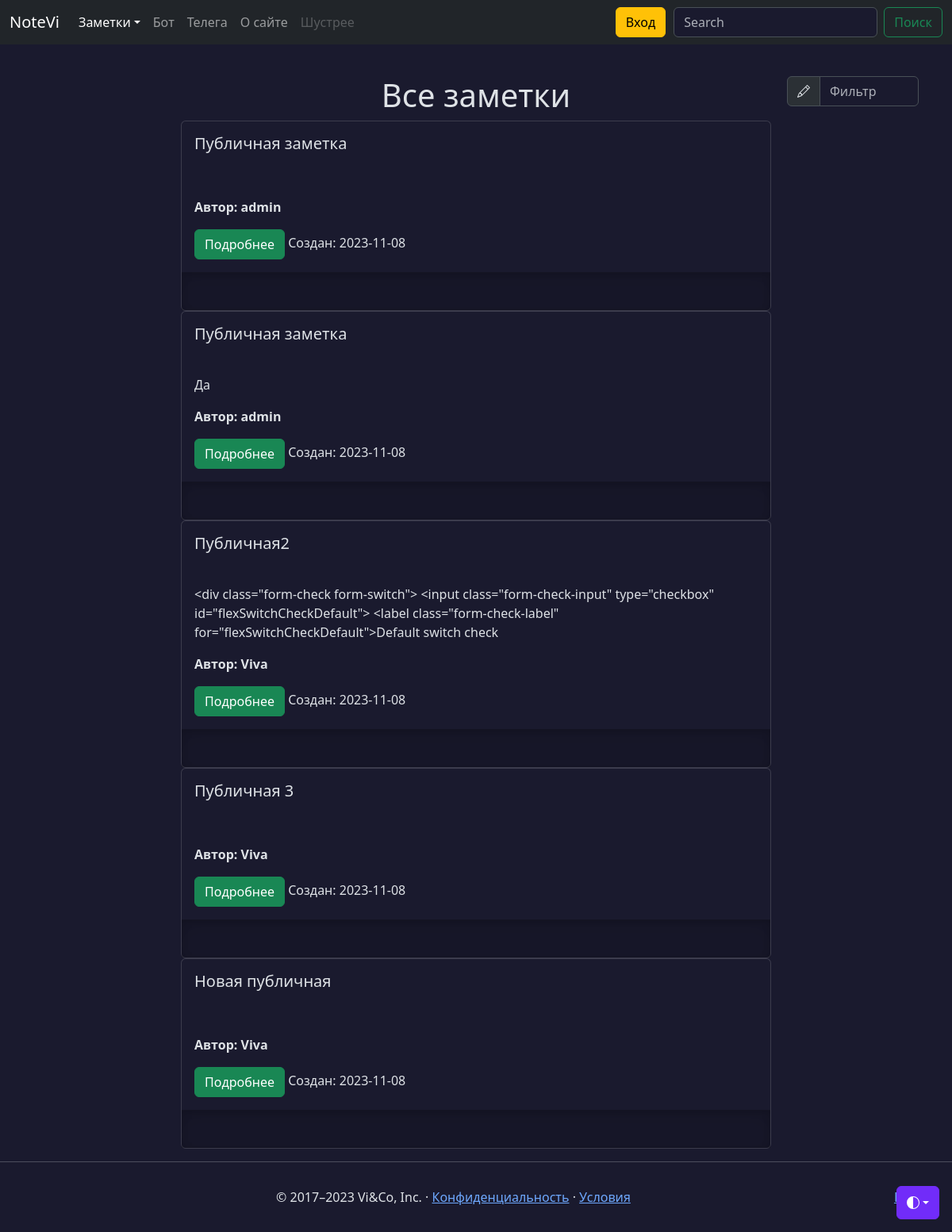
/notes/public, run on the app's committed database.
### models.py (models this page shows, shortened)
class Note(db.Model):
    id = db.Column(db.Integer, primary_key=True)
    title = db.Column(db.String(100), nullable=False, default=' ')
    intro = db.Column(db.String(200), nullable=False, default=' ')
    text = db.Column(db.Text, nullable=False, default=' ')
    user_id = db.Column(db.Integer,
                        db.ForeignKey('user.id'),
                        nullable=False,
                        default=1)
    data = db.Column(db.Date, nullable=False, default=datetime.utcnow)
    favorites = db.relationship('User',
                                secondary='favorites',
                                backref=db.backref('favorite_notes',
                                                   lazy=True),
                                lazy='subquery')
    public = db.Column(db.String(8), default=None)

class User(db.Model, UserMixin):
    __tablename__ = 'user'
    id = db.Column(db.Integer, primary_key=True)
    username = db.Column(
        db.String(64), index=True, unique=True, nullable=False
    )
    email = db.Column(db.String(120), index=True, unique=True, nullable=False)
    password_hash = db.Column(db.String(128), nullable=False)
    notes = db.relationship('Note', backref='author', lazy='dynamic')
    created_on = db.Column(db.DateTime(), default=datetime.utcnow)
    updated_on = db.Column(
        db.DateTime(), default=datetime.utcnow, onupdate=datetime.utcnow
    )

### views/notes.py (the view)
@app.route('/notes/public')
def public():
    endpoint = request.endpoint
    notes = Note.query.filter_by(public='on').order_by(Note.data.desc()).all()
    return render_template('notes.html', notes=notes, endpoint=endpoint)

### templates/notes.html (shortened to what this page needs)
{% extends 'base.html' %}
{% block content %}
{% if endpoint == 'public' or current_user.is_authenticated %}
<div class="container mt-5">
    <div class="row justify-content-md-center">
    <div class="col col-lg-2">
    </div>
    <div class="col align-self-center">
      {% if notes|length > 0 %}
        <h1 style="text-align: center;">Все заметки</h1>
      {% endif %}
    </div>
    <div class="col col-lg-2">
      <div class="input-group">
        <span class="input-group-text" id="basic-addon1">
        </span>
        <input type="text" class="form-control" placeholder="Фильтр" aria-label="Фильтр" aria-describedby="basic-addon1" id="filterInput">
      </div>
    </div>
  </div>
  {% if notes|length > 0 %}
    {% for note in notes %}
      <div class="card container col-lg-8 p-0">
        <div class="card-body container">
          <h5 class="card-title col-8">{{ note.title }}</h5>
        </div>
        <div class="card-body container">
          <p class="card-text row-md">{{ note.intro }}</p>
          <p><b>Автор: {{ note.author.username }}</b></p>
          <a href="/notes/{{ note.id }}" class="btn btn-success" data-toggle="button" aria-pressed="false" autocomplete="off">
              Подробнее
          </a>
          <note class="date col">Cоздан: {{ note.data }}</note>
        </div>
        <div class="b-example-divider" style="width: 100%;"></div>
      </div>
    {% endfor %}
  {% endif %}
</div>
{% else %}
<div class="container mt-5">
  <h1 style="text-align: center;">Войдите или зарегистрируйтесь</h1>
</div>
{% endif %}
{% endblock %}

### templates/base.html (shortened to what this page needs)
<!DOCTYPE html>
<html lang="ru" data-bs-theme="dark">
<head>
    <link rel="stylesheet" href="https://cdn.jsdelivr.net/npm/@docsearch/css@3">
    <link rel="stylesheet" href="{{ url_for('static', filename='css/main.css')}}" rel="stylesheet">
    <link rel="stylesheet" href="{{ url_for('static', filename='css/drop-menu.css')}}" rel="stylesheet">
    <link href="{{ url_for('static', filename='css/base.css')}}" rel="stylesheet">
</head>
<body>
  <div clss="wrapper">
    {% include 'includes/dropdown_light.html' %}
    {% include 'includes/header.html' %}
    <main class="main">
      {% block content %} {% endblock %}
    </main>
    {% include 'includes/footer.html' %}
  </div>
</body>
</html>

### templates/includes/dropdown_light.html (shortened to what this page needs)
<div class="dropdown position-fixed bottom-0 end-0 mb-3 me-3 bd-mode-toggle">
  <button class="btn btn-bd-primary py-2 dropdown-toggle d-flex align-items-center"
          id="bd-theme"
          type="button"
          aria-expanded="false"
          data-bs-toggle="dropdown"
          aria-label="Toggle theme (auto)">
    <svg class="bi my-1 theme-icon-active" width="1em" height="1em"><use href="#circle-half"></use></svg>
  </button>
</div>

### templates/includes/header.html (shortened to what this page needs)
<header data-bs-theme="dark">
  <nav class="navbar navbar-expand-md navbar-dark fixed-top bg-dark">
    <div class="container-fluid">
      <a class="navbar-brand" href="{{ url_for('index') }}">NoteVi</a>
      <div class="collapse navbar-collapse" id="navbarCollapse">
        <ul class="navbar-nav me-auto mb-2 mb-md-0">
          <li class="nav-item">
          {% if current_user.is_authenticated %}
          <div class="dropdown">
            <a class="nav-link active dropdown-toggle show" id="dropdownMenuButton5" data-bs-toggle="dropdown" aria-haspopup="true" aria-expanded="true" aria-current="page">Заметки</a>
              <div class="dropdown-menu dropdown-menu-end" aria-labelledby="dropdownMenuButton5" data-popper-placement="bottom-end">
                <a class="dropdown-item" href="{{ url_for('notes') }}">Все заметки</a>
                <a class="dropdown-item" href="{{ url_for('favorites') }}">Избранные</a>
                <a class="dropdown-item" href="{{ url_for('public') }}">Публичные заметки</a>
              </div>
          </div>
          </li>
          {% else %}
            <div class="dropdown">
              <a class="nav-link active dropdown-toggle show" id="dropdownMenuButton5" data-bs-toggle="dropdown" aria-haspopup="true" aria-expanded="true" aria-current="page">Заметки</a>
            </div>
          {% endif %}
          <li class="nav-item">
            <a class="nav-link" href="#">Бот</a>
          </li>
          <li class="nav-item">
            <a class="nav-link" href="#">Телега</a>
          <li class="nav-item">
          {% if endpoint != 'about' %}
            <a class="nav-link" href="{{ url_for('about') }}">О сайте</a>
          </li>
          {% endif %}
          <li class="nav-item">
            <a class="nav-link disabled" aria-disabled="true">Шустрее</a>
          </li>
        </ul>
        {% if current_user.is_authenticated %}
          <a href="/create_note" class="btn btn-warning mb-2 mb-md-0" style="margin-right: 10px;">Новая заметка</a>
        {% else %}
          <a href="/login" class="btn btn-warning mb-2 mb-md-0" style="margin-right: 10px;">Вход</a>
        {% endif %}
        <form class="d-flex" role="search">
          <input class="form-control me-2" type="search" placeholder="Search" aria-label="Search">
          <button class="btn btn-outline-success" type="submit">Поиск</button>
        </form>
      </div>
    </div>
  </nav>
</header>

### templates/includes/footer.html (shortened to what this page needs)
<hr class="featurette-divider">
<footer class="page-footer">
  <p class="float-end"><a href="#">Наверх</a></p>
  <p>© 2017–2023 Vi&Co, Inc. · <a href="#">Конфиденциальность</a> · <a href="#">Условия</a></p>
</footer>

### static/css/drop-menu.css (style rules this page uses)
.dropdown { position: relative; display: inline-block; }

### static/css/base.css (style rules this page uses)
body { padding-top: 3rem; color: rgb(var(--bs-tertiary-color-rgb)); display: flex; flex-direction: column; height: 100%; }
.page-footer { padding: 1rem; text-align: center; }
.main { flex: 1 1 auto; }
.b-example-divider { width: 100%; height: 3rem; background-color: rgba(0, 0, 0, .1); border: solid rgba(0, 0, 0, .15); border-width: 1px 0; box-shadow: inset 0 .5em 1.5em rgba(0, 0, 0, .1), inset 0 .125em .5em rgba(0, 0, 0, .15); }
.bi { vertical-align: -.125em; fill: currentColor; }
.btn-bd-primary { --bd-violet-bg: #712cf9; --bd-violet-rgb: 112.520718, 44.062154, 249.437846; --bs-btn-font-weight: 600; --bs-btn-color: var(--bs-white); --bs-btn-bg: var(--bd-violet-bg); --bs-btn-border-color: var(--bd-violet-bg); --bs-btn-hover-color: var(--bs-white); --bs-btn-hover-bg: #6528e0; --bs-btn-hover-border-color: #6528e0; --bs-btn-focus-shadow-rgb: var(--bd-violet-rgb); --bs-btn-active-color: var(--bs-btn-hover-color); --bs-btn-active-bg: #5a23c8; --bs-btn-active-border-color: #5a23c8; }
.bd-mode-toggle { z-index: 1500; }

### data on the page
Note: title "Публичная заметка", author.username "admin", data "2023-11-08"
Note: title "Публичная заметка", intro "Да", author.username "admin", data "2023-11-08"
Note: title "Публичная2", intro "<div class=\"form-check form-switch\"> <input class=\"form-check-input\" type=\"checkbox\" id=\"flexSwitchCheckDefault\"> <label class=\"form-check-label\" for=\"flexSwitchCheckDefault\">Default switch check", author.username "Viva", data "2023-11-08"
Note: title "Публичная 3", author.username "Viva", data "2023-11-08"
Note: title "Новая публичная", author.username "Viva", data "2023-11-08"
